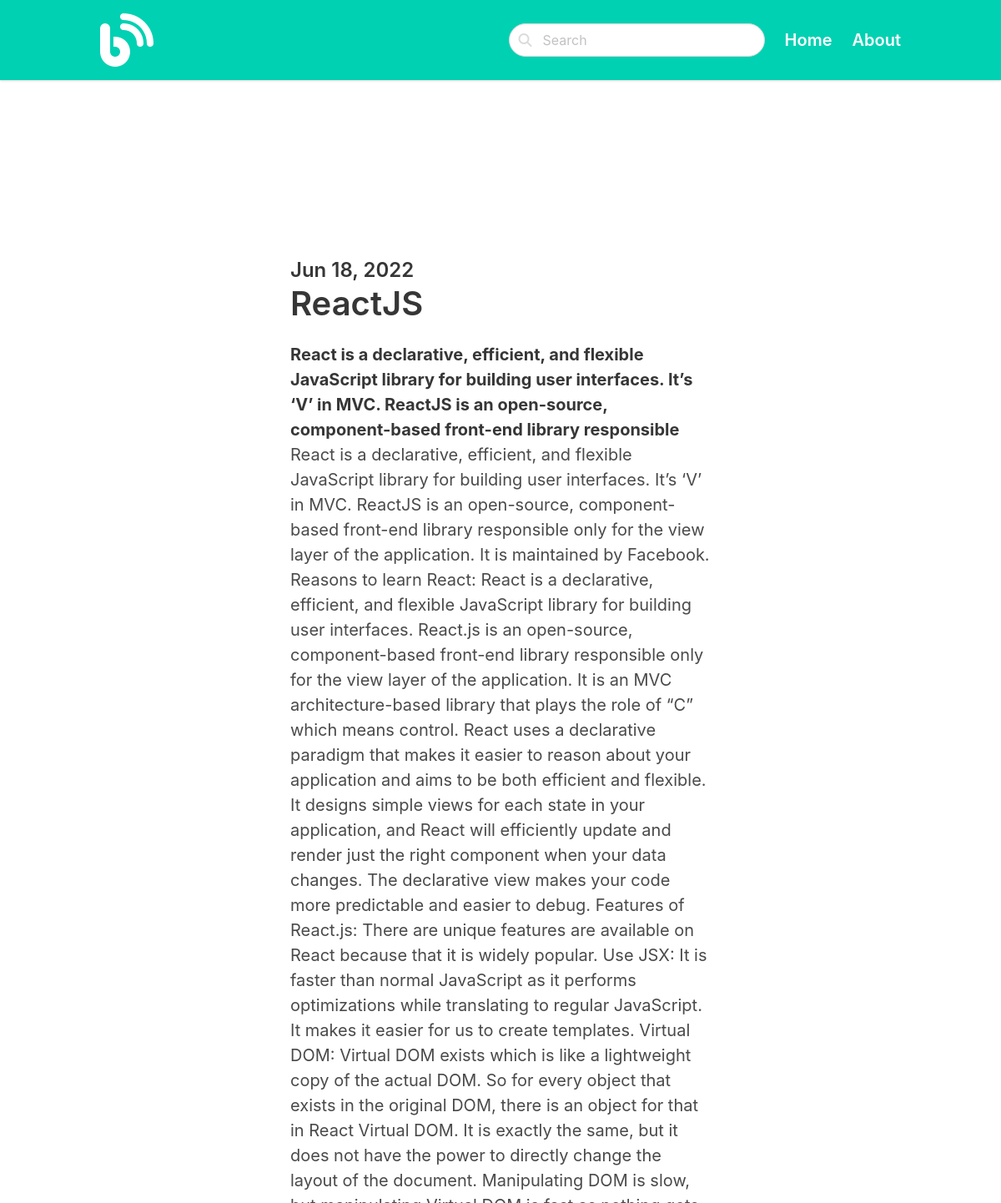
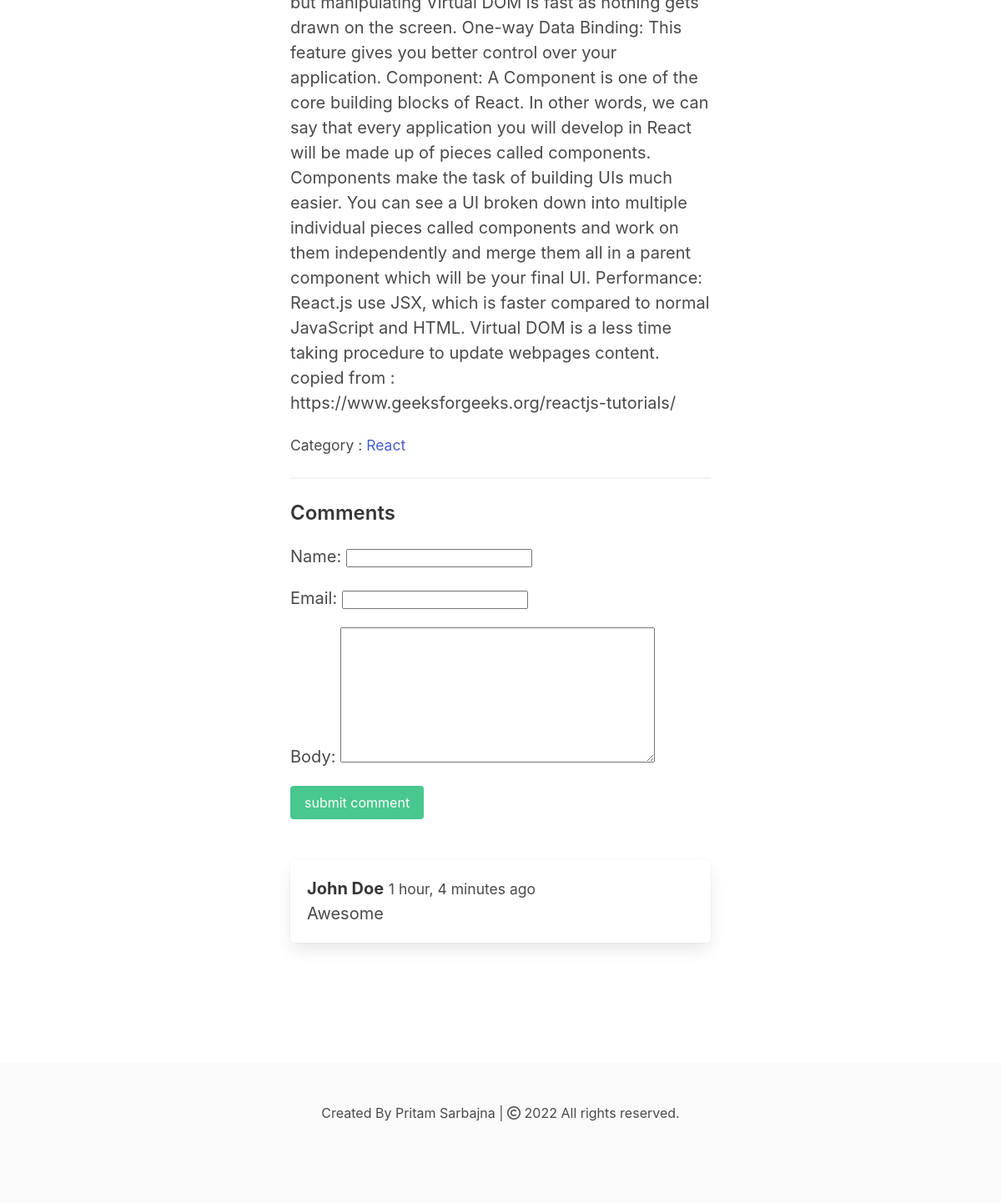
Page /react/reactjs/ on the committed database (2 pictures, top to bottom).
### blog/models.py (models this page shows, shortened)
class Post(models.Model):
    ACTIVE='active'
    DRAFT='draft'
    CHOICES_STATUS=(
        (ACTIVE, 'Active'),
        (DRAFT, 'Draft')
    )
    category=models.ForeignKey(Category, related_name='posts', on_delete=models.CASCADE)
    title=models.CharField(max_length=200)
    slug=models.SlugField()
    intro=models.TextField()
    body=models.TextField()
    created_at=models.DateTimeField(default=datetime.now, blank=True)
    status=models.CharField(max_length=10, choices=CHOICES_STATUS, default=ACTIVE)
    image=models.ImageField(upload_to='uploads/', blank=True, null=True)
    class Meta:
        ordering = ('-created_at',)

class Category(models.Model):
    title=models.CharField(max_length=200)
    slug=models.SlugField()
    class Meta:
        ordering = ('title',)
        verbose_name_plural = "Categories"
    def __str__(self):
        return self.title

class Comment(models.Model):
    post=models.ForeignKey(Post, related_name='comments', on_delete=models.CASCADE)
    name=models.CharField(max_length=200)
    email=models.EmailField()
    body=models.TextField()
    created_at=models.DateTimeField(default=datetime.now, blank=True)

### blog/views.py (the view)
# urls.py: path('<slug:category_slug>/<slug:slug>/', views.detail, name='post_detail'),
def detail(request, category_slug, slug, status=Post.ACTIVE):
    post=get_object_or_404(Post, slug=slug)
    if request.method == 'POST':
        form=CommentForm(request.POST)
        if form.is_valid():
            comment=form.save(commit=False)
            comment.post=post
            comment.save()
            return redirect('post_detail', slug=slug)
    else:
        form=CommentForm()
    return render(request, 'blog/detail.html', {'post':post, 'form':form})

### blog/forms.py
class CommentForm(forms.ModelForm):
    class Meta:
        model=Comment
        fields=('name','email','body')

### blog/templates/blog/detail.html (shortened to what this page needs)
{% extends "main/base.html" %}
{% block content %}
<section class="hero">
  <div class="hero-body">
    <div class="container">
      <section class="section">
        <div class="columns">
          <div class="column is-8 is-offset-2">
            <div class="content is-medium">
                {% if post.image %}
                    <figure class="image">
                    </figure>
                {% endif %}
                <h2 class="subtitle is-4">{{post.created_at|date:'M d, Y'}}</h2>
                <h1 class="title">{{post.title}}</h1>
                <strong>{{post.intro}}</strong>
                <p>{{post.body}}</p>
                <p><small>Category : <a href="{% url 'category_detail' post.category.slug %}">{{ post.category }}</a></small></p>
                <hr>
                <h2 class="subtitle is-4">Comments</h2>
                <form method="post" class="mb-6">
                  {{ form.as_p }}
                  <div class="field">
                    <div class="control">
                      <button class="button is-success">
                        submit comment
                      </button>
                    </div>
                  </div>
                </form>
                {% for comment in post.comments.all %}
                  <article class="media box">
                    <div class="media-content">
                      <strong>{{ comment.name }}</strong> <small>{{ comment.created_at|timesince }} ago</small>
                      <br>
                      {{ comment.body }}
                    </div>
                  </article>
                {% endfor %}
            </div>
          </div>
        </div>
      </section>
    </div>
  </div>
</section>
{% endblock content %}

### rows in the picture
Post: created_at "Jun 18, 2022", title "ReactJS", intro "React is a declarative, efficient, and flexible JavaScript library for building user interfaces. It’s ‘V’ in MVC. ReactJS is an open-source, component-based front-end library responsible", body "React is a declarative, efficient, and flexible JavaScript library for building user interfaces. It’s ‘V’ in MVC. ReactJS is an open-source, component-based front-end library responsible only for the view layer of the application. It is maintained by Facebook. Reasons to learn React: React is a declarative, efficient, and flexible JavaScript library for building user interfaces. React.js is an open-source, component-based front-end library responsible only for the view layer of the application. It is an MVC architecture-based library that plays the role of “C” which means control. React uses a declarative paradigm that makes it easier to reason about your application and aims to be both…", category "React"
Comment: name "John Doe", created_at "1 hour, 4 minutes", body "Awesome"
